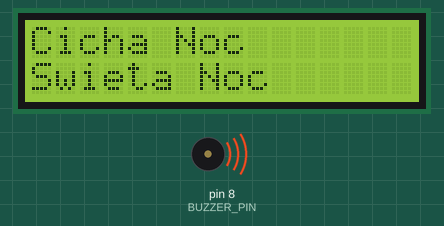
Simulated run of this sketch. Board: Arduino Uno, built with avr-gcc and run on an emulated ATmega328P. Parts: 16×2 character LCD, buzzer (waves = sounding).

Above: at 0.1 s.
At 8.1 s:
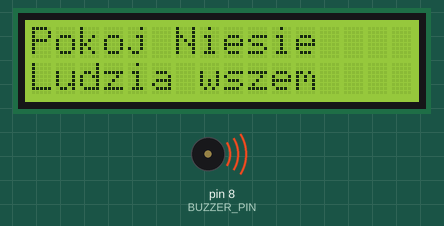
At 16.1 s:
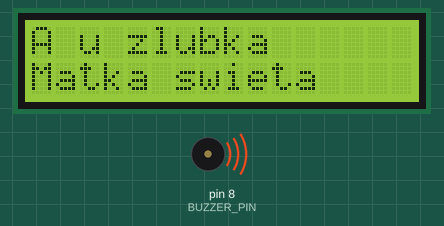
At 31.3 s:
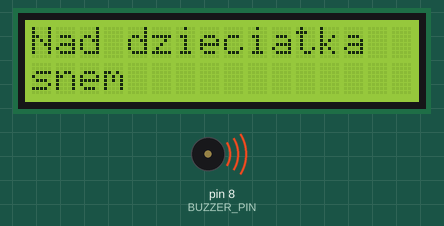
Timing chart, 0 to 40.0 s (numbered marks = the images above):
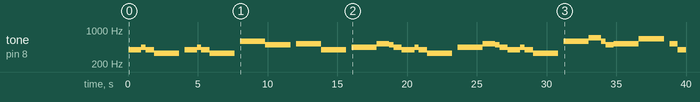

The sketch:

silent_night.ino
```cpp
#include <LiquidCrystal.h> // załączenie biblioteki liquid
#define BUZZER_PIN 8 //definicja pinu buzzera

//nutki!
#define NOTE_C4  262
#define NOTE_D4  294
#define NOTE_E4  330
#define NOTE_F4  349
#define NOTE_G4  392
#define NOTE_A4  440
#define NOTE_H4  494
#define NOTE_C5  523
#define NOTE_D5  587
#define NOTE_E5  659
#define NOTE_F5  698

//tempo
#define NOTE_SIXTEENTH      150                 // milliseconds
#define NOTE_EIGHTH         2*NOTE_SIXTEENTH    // milliseconds
#define NOTE_DOTTED_EIGHTH  3*NOTE_SIXTEENTH    // milliseconds
#define NOTE_QUARTER        4*NOTE_SIXTEENTH    // milliseconds
#define NOTE_DOTTED_QUARTER 6*NOTE_SIXTEENTH    // milliseconds
#define NOTE_HALF           8*NOTE_SIXTEENTH    // milliseconds
#define NOTE_DOTTED_HALF    12*NOTE_SIXTEENTH   // milliseconds
#define NOTE_WHOLE          16*NOTE_SIXTEENTH   // milliseconds
#define NOTE_DOTTED_WHOLE          24*NOTE_SIXTEENTH   // milliseconds

//setup wyswietlacza
LiquidCrystal lcd(12, 11, 5, 4, 3, 2);

void setup(){
  // put your setup code here, to run once:
  pinMode(BUZZER_PIN, OUTPUT); //ustawienie pinu buzzera na wyjscie

  //inicjalizacka wyświetlacza
  lcd.begin(16, 2);
  lcd.clear();
  //piosenka!

  //tekst
  lcd.setCursor(0, 0);
  lcd.print("Cicha Noc");
  lcd.setCursor(0, 1);
  lcd.print("Swieta Noc");
  //tekst

  play(NOTE_G4, NOTE_DOTTED_QUARTER);
  play(NOTE_A4, NOTE_EIGHTH);
  play(NOTE_G4, NOTE_QUARTER);
  play(NOTE_E4, NOTE_DOTTED_HALF);         //cicha noc

  play_Pause(390);

  play(NOTE_G4, NOTE_DOTTED_QUARTER);
  play(NOTE_A4, NOTE_EIGHTH);
  play(NOTE_G4, NOTE_QUARTER);
  play(NOTE_E4, NOTE_DOTTED_HALF);        //święta noc

  //tekst
  lcd.clear();
  lcd.setCursor(0, 0);
  lcd.print("Pokoj Niesie");
  lcd.setCursor(0, 1);
  lcd.print("Ludzia wszem");
  //tekst

  play_Pause(390);

  play(NOTE_D5, NOTE_HALF);
  play(NOTE_D5, NOTE_QUARTER);
  play(NOTE_H4, NOTE_DOTTED_HALF);        //pokoj niesie

  play_Pause(390);

  play(NOTE_C5, NOTE_HALF);
  play(NOTE_C5, NOTE_QUARTER);
  play(NOTE_G4, NOTE_DOTTED_HALF);       //ludziom wszem

  //tekst
  lcd.clear();
  lcd.setCursor(0, 0);
  lcd.print("A u zlubka");
  lcd.setCursor(0, 1);
  lcd.print("Matka swieta");
  //tekst

  play_Pause(390);

  play(NOTE_A4, NOTE_HALF);
  play(NOTE_A4, NOTE_QUARTER);
  play(NOTE_C5, NOTE_DOTTED_QUARTER);
  play(NOTE_H4, NOTE_EIGHTH);
  play(NOTE_A4, NOTE_QUARTER);

  play(NOTE_G4, NOTE_DOTTED_QUARTER);
  play(NOTE_A4, NOTE_EIGHTH);
  play(NOTE_G4, NOTE_QUARTER);
  play(NOTE_E4, NOTE_DOTTED_HALF);

  //tekst
  lcd.clear();
  lcd.setCursor(0, 0);
  lcd.print("Czuwa sama");
  lcd.setCursor(0, 1);
  lcd.print("Usmiechnieta");
  //tekst

  play_Pause(390);


  play(NOTE_A4, NOTE_HALF);
  play(NOTE_A4, NOTE_QUARTER);
  play(NOTE_C5, NOTE_DOTTED_QUARTER);
  play(NOTE_H4, NOTE_EIGHTH);
  play(NOTE_A4, NOTE_QUARTER);

  play(NOTE_G4, NOTE_DOTTED_QUARTER);
  play(NOTE_A4, NOTE_EIGHTH);
  play(NOTE_G4, NOTE_QUARTER);
  play(NOTE_E4, NOTE_DOTTED_HALF);

  //tekst
  lcd.clear();
  lcd.setCursor(0, 0);
  lcd.print("Nad dzieciatka");
  lcd.setCursor(0, 1);
  lcd.print("snem");
  //tekst

  play_Pause(390);

  play(NOTE_D5, NOTE_HALF);
  play(NOTE_D5, NOTE_QUARTER);
  play(NOTE_F5, NOTE_DOTTED_QUARTER);
  play(NOTE_D5, NOTE_EIGHTH);
  play(NOTE_H4, NOTE_QUARTER);
  play(NOTE_C5, NOTE_DOTTED_HALF);
  play(NOTE_E5, NOTE_DOTTED_HALF);

  //tekst
  lcd.clear();
  lcd.setCursor(0, 0);
  lcd.print("Nad dzieciatka");
  lcd.setCursor(0, 1);
  lcd.print("snem");
  //tekst

  play_Pause(390);

  play(NOTE_C5, NOTE_QUARTER);
  play(NOTE_G4, NOTE_QUARTER);
  play(NOTE_E4, NOTE_QUARTER);
  play(NOTE_G4, NOTE_DOTTED_QUARTER);
  play(NOTE_F4, NOTE_EIGHTH);
  play(NOTE_D4, NOTE_QUARTER);
  play(NOTE_C4, NOTE_DOTTED_WHOLE);
}

void loop() {
}

void play(unsigned int frequency, unsigned long duration) {
  tone(BUZZER_PIN, frequency);
  delay(duration);
  noTone(BUZZER_PIN);
}

void play_Pause(int czas){
   noTone(BUZZER_PIN);
   delay(czas);
}
```

Measured:
- by itself, tone on pin 8 (BUZZER_PIN): plays 392 Hz for 0.90 s, 440 Hz for 0.30 s, 392 Hz for 0.60 s, 330 Hz for 1.8 s, 392 Hz for 0.90 s, 440 Hz for 0.30 s … (36 notes in this stretch)
- what the display in image 1 shows lasts 7.9 s, from 7.7 s to 15.6 s
- what the display in image 2 shows lasts 7.6 s, from 15.6 s to 23.2 s
